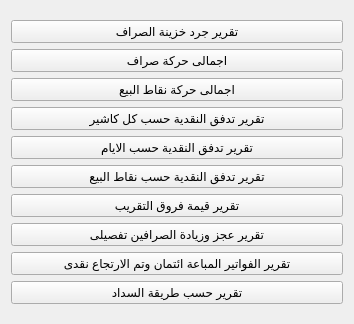
             <widget class="QWidget" name="page_12">
              <property name="geometry">
               <rect>
                <x>-87</x>
                <y>0</y>
                <width>354</width>
                <height>324</height>
               </rect>
              </property>
              <attribute name="label">
               <string>تقارير الخزينة المركزية</string>
              </attribute>
              <layout class="QGridLayout" name="gridLayout_23">
               <item row="0" column="0">
                <layout class="QVBoxLayout" name="verticalLayout_4">
                 <item>
                  <widget class="QPushButton" name="QAct_Report_Main_Safe_1">
                   <property name="text">
                    <string>تقرير جرد خزينة الصراف</string>
                   </property>
                  </widget>
                 </item>
                 <item>
                  <widget class="QPushButton" name="QAct_Report_Main_Safe_2">
                   <property name="text">
                    <string>اجمالى حركة صراف</string>
                   </property>
                  </widget>
                 </item>
                 <item>
                  <widget class="QPushButton" name="QAct_Report_Main_Safe_3">
                   <property name="text">
                    <string>اجمالى حركة نقاط البيع</string>
                   </property>
                  </widget>
                 </item>
                 <item>
                  <widget class="QPushButton" name="QAct_Report_Main_Safe_4">
                   <property name="text">
                    <string>تقرير تدفق النقدية حسب كل كاشير</string>
                   </property>
                  </widget>
                 </item>
                 <item>
                  <widget class="QPushButton" name="QAct_Report_Main_Safe_5">
                   <property name="text">
                    <string>تقرير تدفق النقدية حسب الايام</string>
                   </property>
                  </widget>
                 </item>
                 <item>
                  <widget class="QPushButton" name="QAct_Report_Main_Safe_6">
                   <property name="text">
                    <string>تقرير تدفق النقدية حسب نقاط البيع</string>
                   </property>
                  </widget>
                 </item>
                 <item>
                  <widget class="QPushButton" name="QAct_Report_Main_Safe_7">
                   <property name="text">
                    <string>تقرير قيمة فروق التقريب</string>
                   </property>
                  </widget>
                 </item>
                 <item>
                  <widget class="QPushButton" name="QAct_Report_Main_Safe_8">
                   <property name="text">
                    <string>تقرير عجز وزيادة الصرافين تفصيلى</string>
                   </property>
                  </widget>
                 </item>
                 <item>
                  <widget class="QPushButton" name="QAct_Report_Main_Safe_9">
                   <property name="text">
                    <string>تقرير الفواتير المباعة ائتمان وتم الارتجاع نقدى</string>
                   </property>
                  </widget>
                 </item>
                 <item>
                  <widget class="QPushButton" name="QAct_Report_Main_Safe_10">
                   <property name="text">
                    <string>تقرير حسب طريقة السداد</string>
                   </property>
                  </widget>
                 </item>
                </layout>
               </item>
              </layout>
             </widget>
